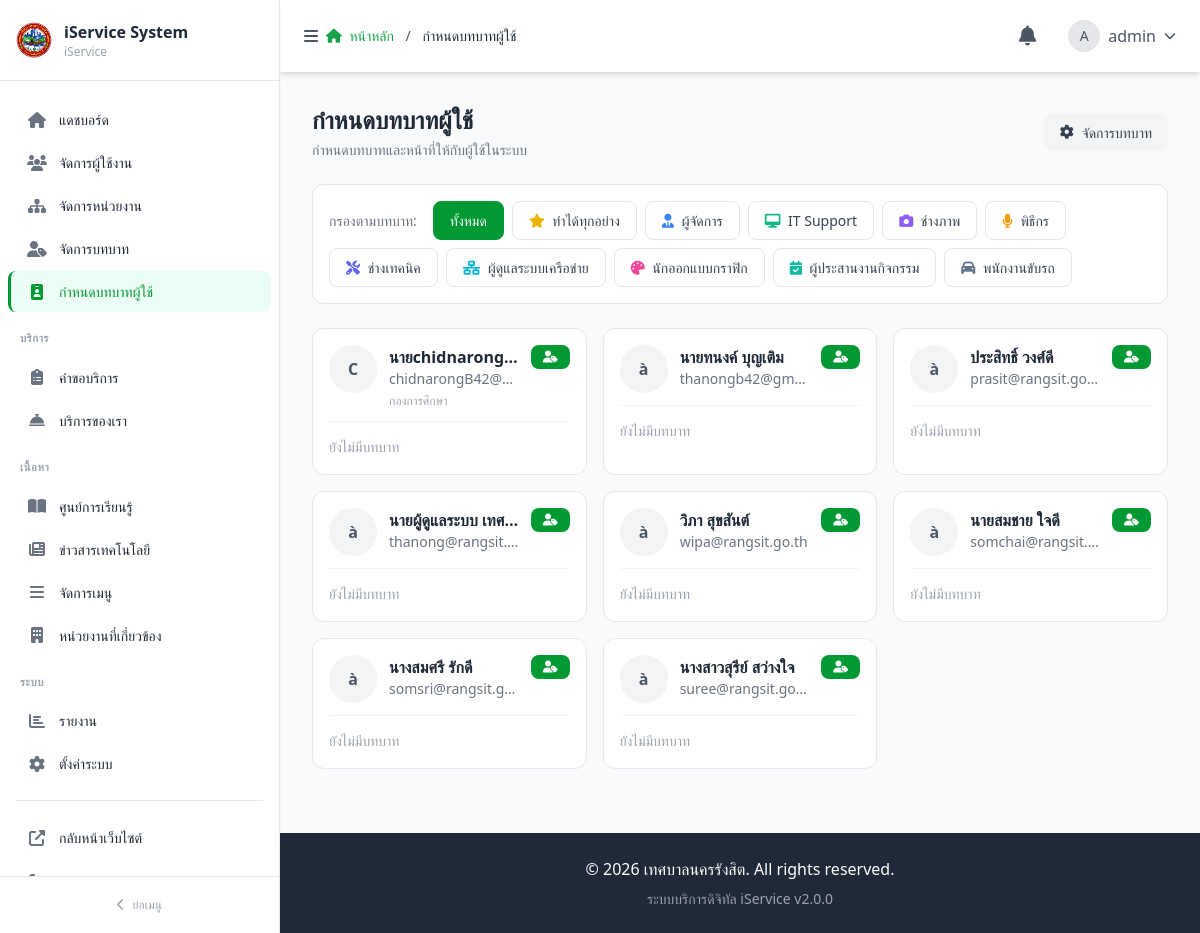
Screenshot of /admin/user_roles.php (signed in) with the database file from the repository.
### tables this page shows
CREATE TABLE `users` (
  `user_id` int(11) NOT NULL COMMENT 'รหัสผู้ใช้',
  `prefix_id` int(11) DEFAULT NULL COMMENT 'รหัสคำนำหน้าชื่อ (FK to prefixes)',
  `username` varchar(50) NOT NULL COMMENT 'ชื่อผู้ใช้สำหรับ login',
  `first_name` varchar(100) NOT NULL COMMENT 'ชื่อ',
  `last_name` varchar(100) NOT NULL COMMENT 'นามสกุล',
  `email` varchar(255) NOT NULL COMMENT 'อีเมล',
  `phone` varchar(20) DEFAULT NULL COMMENT 'เบอร์โทรศัพท์',
  `password` varchar(255) NOT NULL COMMENT 'รหัสผ่าน (hashed)',
  `role` enum('admin','staff','user') DEFAULT 'user' COMMENT 'บทบาท: admin=ผู้ดูแล, staff=เจ้าหน้าที่, user=ผู้ใช้ทั่วไป',
  `status` enum('active','inactive','suspended') DEFAULT 'active' COMMENT 'สถานะ: active=ใช้งาน, inactive=ไม่ใช้งาน, suspended=ระงับ',
  `department_id` int(11) DEFAULT NULL COMMENT 'รหัสหน่วยงาน (FK to departments)',
  `position` varchar(100) DEFAULT NULL COMMENT 'ตำแหน่ง',
  `profile_image` varchar(255) DEFAULT NULL COMMENT 'รูปโปรไฟล์',
  `last_login` datetime DEFAULT NULL COMMENT 'เข้าสู่ระบบครั้งล่าสุด',
  `created_at` datetime DEFAULT current_timestamp() COMMENT 'วันที่สร้าง',
  `updated_at` datetime DEFAULT current_timestamp() ON UPDATE current_timestamp() COMMENT 'วันที่อัปเดต'
);

CREATE TABLE IF NOT EXISTS `roles` (
    `role_id` INT(11) NOT NULL AUTO_INCREMENT,
    `role_code` VARCHAR(50) NOT NULL UNIQUE COMMENT 'รหัสบทบาท เช่น photographer, mc, manager',
    `role_name` VARCHAR(100) NOT NULL COMMENT 'ชื่อบทบาท เช่น ช่างภาพ, พิธีกร',
    `role_icon` VARCHAR(50) DEFAULT 'fa-user-tag' COMMENT 'Font Awesome icon',
    `role_color` VARCHAR(20) DEFAULT '#6b7280' COMMENT 'สีของ badge',
    `description` TEXT DEFAULT NULL COMMENT 'คำอธิบายบทบาท',
    `can_assign` TINYINT(1) DEFAULT 0 COMMENT 'สามารถมอบหมายงานให้ผู้อื่นได้',
    `can_be_assigned` TINYINT(1) DEFAULT 1 COMMENT 'สามารถรับมอบหมายงานได้',
    `is_active` TINYINT(1) DEFAULT 1,
    `display_order` INT(11) DEFAULT 0,
    `created_at` TIMESTAMP DEFAULT CURRENT_TIMESTAMP,
    `updated_at` TIMESTAMP DEFAULT CURRENT_TIMESTAMP ON UPDATE CURRENT_TIMESTAMP,
    PRIMARY KEY (`role_id`),
    UNIQUE KEY `idx_role_code` (`role_code`),
    KEY `idx_active` (`is_active`)
);

CREATE TABLE `prefixes` (
  `prefix_id` int(11) NOT NULL,
  `prefix_name` varchar(100) NOT NULL,
  `prefix_short` varchar(50) DEFAULT NULL,
  `prefix_type` enum('general','military_army','military_navy','military_air','police','academic') DEFAULT 'general',
  `is_active` tinyint(1) DEFAULT 1,
  `display_order` int(11) DEFAULT 0
);

CREATE TABLE `departments` (
  `department_id` int(11) NOT NULL COMMENT 'รหัสหน่วยงาน/แผนก',
  `parent_department_id` int(11) DEFAULT NULL COMMENT 'รหัสหน่วยงานแม่ (เชื่อมต่อกับ department_id)',
  `department_code` varchar(20) NOT NULL COMMENT 'รหัสหน่วยงาน',
  `department_name` varchar(255) NOT NULL COMMENT 'ชื่อหน่วยงาน/แผนก',
  `short_name` varchar(5) DEFAULT NULL COMMENT 'ชื่อย่อหน่วยงาน (5 ตัวอักษร)',
  `level` tinyint(1) NOT NULL DEFAULT 1 COMMENT 'ระดับชั้น: 1=สำนัก/กอง, 2=ส่วน, 3=ฝ่าย/กลุ่มงาน, 4=งาน',
  `level_type` varchar(50) DEFAULT NULL COMMENT 'ชนิด: สำนัก, กอง, ส่วน, ฝ่าย, กลุ่มงาน, งาน',
  `manager_user_id` int(11) DEFAULT NULL COMMENT 'หัวหน้าหน่วยงาน',
  `building` varchar(100) DEFAULT NULL COMMENT 'อาคาร',
  `floor` varchar(50) DEFAULT NULL COMMENT 'ชั้น',
  `phone` varchar(20) DEFAULT NULL COMMENT 'เบอร์โทรศัพท์',
  `email` varchar(100) DEFAULT NULL COMMENT 'อีเมล',
  `budget_code` varchar(50) DEFAULT NULL COMMENT 'รหัสงบประมาณ',
  `status` enum('active','inactive') DEFAULT 'active' COMMENT 'สถานะการใช้งาน',
  `created_at` timestamp NOT NULL DEFAULT current_timestamp(),
  `updated_at` timestamp NOT NULL DEFAULT current_timestamp() ON UPDATE current_timestamp()
);

### admin/user_roles.php (the view, shortened to what this page needs)
<?php
require_once '../config/database.php';
$breadcrumb = [
    ['label' => 'หน้าหลัก', 'icon' => 'fa-home', 'url' => 'admin_dashboard.php'],
    ['label' => 'กำหนดบทบาทผู้ใช้']
];
$user = [
    'username' => $_SESSION['username'] ?? 'Admin',
    'role' => $_SESSION['role'] ?? 'admin'
];
$filter_role = isset($_GET['role']) ? intval($_GET['role']) : 0;
$roles_query = $conn->query("SELECT * FROM roles WHERE is_active = 1 ORDER BY display_order ASC, role_name ASC");
$roles = [];
while ($row = $roles_query->fetch_assoc()) {
    $roles[] = $row;
}
$users_sql = "
    SELECT u.user_id, u.username, u.first_name, u.last_name, u.email, u.profile_image, u.status,
           p.prefix_name, d.department_name,
           GROUP_CONCAT(DISTINCT r.role_name ORDER BY ur.is_primary DESC, r.display_order ASC SEPARATOR ', ') as role_names,
           GROUP_CONCAT(DISTINCT r.role_id ORDER BY ur.is_primary DESC SEPARATOR ',') as role_ids
    FROM users u
    LEFT JOIN prefixes p ON u.prefix_id = p.prefix_id
    LEFT JOIN departments d ON u.department_id = d.department_id
    LEFT JOIN user_roles ur ON u.user_id = ur.user_id AND ur.is_active = 1
    LEFT JOIN roles r ON ur.role_id = r.role_id AND r.is_active = 1
    WHERE u.status = 'active'
";
$users_sql .= " GROUP BY u.user_id ORDER BY u.first_name ASC";
$users_query = $conn->query($users_sql);
$users = [];
while ($row = $users_query->fetch_assoc()) {
    $users[] = $row;
}
include 'admin-layout/header.php';
include 'admin-layout/sidebar.php';
include 'admin-layout/topbar.php';
?>
<div>
    <div class="flex flex-col sm:flex-row sm:items-center sm:justify-between gap-4 mb-6">
        <div>
            <h1 class="text-2xl font-semibold text-gray-800">กำหนดบทบาทผู้ใช้</h1>
            <p class="text-gray-500 text-sm mt-1">กำหนดบทบาทและหน้าที่ให้กับผู้ใช้ในระบบ</p>
        </div>
        <a href="roles_manager.php" class="btn btn-secondary">
            <i class="fas fa-cog"></i>
            จัดการบทบาท
        </a>
    </div>
    <div class="bg-white border border-gray-200 rounded-xl p-4 mb-6">
        <div class="flex items-center gap-2 flex-wrap">
            <span class="text-sm text-gray-500 mr-2">กรองตามบทบาท:</span>
            <a href="user_roles.php" class="filter-btn <?= $filter_role == 0 ? 'active' : '' ?>">
                ทั้งหมด
            </a>
            <?php foreach ($roles as $role): ?>
            <a href="user_roles.php?role=<?= $role['role_id'] ?>"
               class="filter-btn <?= $filter_role == $role['role_id'] ? 'active' : '' ?>">
                <i class="fas <?= $role['role_icon'] ?> mr-1" style="color: <?= $filter_role == $role['role_id'] ? 'white' : $role['role_color'] ?>"></i>
                <?= htmlspecialchars($role['role_name']) ?>
            </a>
            <?php endforeach; ?>
        </div>
    </div>
    <div class="grid grid-cols-1 md:grid-cols-2 lg:grid-cols-3 gap-4">
        <?php foreach ($users as $u): ?>
        <div class="user-card" data-user-id="<?= $u['user_id'] ?>">
            <div class="flex items-start gap-3">
                <?php if (!empty($u['profile_image']) && file_exists('../' . $u['profile_image'])): ?>
                <div class="user-avatar">
                    <img src="../<?= htmlspecialchars($u['profile_image']) ?>" alt="">
                </div>
                <?php else: ?>
                <div class="user-avatar bg-gray-100 text-gray-600">
                    <?= strtoupper(substr($u['first_name'] ?? $u['username'], 0, 1)) ?>
                </div>
                <?php endif; ?>
                <div class="flex-1 min-w-0">
                    <h3 class="font-semibold text-gray-800 truncate">
                        <?= htmlspecialchars(($u['prefix_name'] ?? '') . ($u['first_name'] ?? '') . ' ' . ($u['last_name'] ?? '')) ?>
                    </h3>
                    <p class="text-sm text-gray-500 truncate"><?= htmlspecialchars($u['email']) ?></p>
                    <?php if ($u['department_name']): ?>
                    <p class="text-xs text-gray-400 mt-1"><?= htmlspecialchars($u['department_name']) ?></p>
                    <?php endif; ?>
                </div>
                <button onclick="openAssignModal(<?= $u['user_id'] ?>, '<?= htmlspecialchars(addslashes($u['first_name'] . ' ' . $u['last_name'])) ?>', '<?= $u['role_ids'] ?? '' ?>')"
                        class="btn btn-sm btn-primary">
                    <i class="fas fa-user-tag"></i>
                </button>
            </div>
            <div class="mt-3 pt-3 border-t border-gray-100">
                <?php if ($u['role_names']): ?>
                    <?php
                    $role_ids = explode(',', $u['role_ids'] ?? '');
                    $role_names = explode(', ', $u['role_names']);
                    foreach ($role_ids as $idx => $rid):
                        $role = array_filter($roles, fn($r) => $r['role_id'] == $rid);
                        $role = reset($role);
                        if ($role):
                    ?>
                    <span class="role-tag" style="background: <?= $role['role_color'] ?>20; color: <?= $role['role_color'] ?>;">
                        <i class="fas <?= $role['role_icon'] ?>"></i>
                        <?= htmlspecialchars($role['role_name']) ?>
                    </span>
                    <?php
                        endif;
                    endforeach;
                    ?>
                <?php else: ?>
                    <span class="text-sm text-gray-400">ยังไม่มีบทบาท</span>
                <?php endif; ?>
            </div>
        </div>
        <?php endforeach; ?>
    </div>
</div>
<?php include 'admin-layout/footer.php'; ?>

### admin/admin-layout/topbar.php (shortened to what this page needs)
<?php
$breadcrumb = $breadcrumb ?? [
    ['label' => 'หน้าหลัก', 'icon' => 'fa-home'],
    ['label' => $page_title ?? 'แดชบอร์ด']
];
$current_user_profile_image = $_SESSION['profile_image'] ?? null;
if (!$current_user_profile_image && isset($conn) && isset($_SESSION['user_id'])) {
    $profile_query = $conn->query("SELECT profile_image FROM users WHERE user_id = " . intval($_SESSION['user_id']));
    if ($profile_query && $profile_row = $profile_query->fetch_assoc()) {
        $current_user_profile_image = $profile_row['profile_image'];
    }
}
?>
<div id="mainContent" class="main-content-transition ml-0 lg:ml-[280px] min-h-screen">
    <nav class="bg-white shadow-md sticky top-0 z-30">
        <div class="flex items-center justify-between px-4 py-3">
            <button onclick="toggleSidebar()" class="hidden lg:flex items-center space-x-2 text-gray-600 hover:text-gray-900 p-2 rounded-lg hover:bg-gray-100">
                <i class="fas fa-bars"></i>
            </button>
            <div class="flex-1 hidden md:block">
                <nav class="text-gray-600 text-sm">
                    <?php foreach ($breadcrumb as $index => $item): ?>
                        <?php if ($index > 0): ?>
                            <span class="mx-2">/</span>
                        <?php endif; ?>
                        <?php if ($index === count($breadcrumb) - 1): ?>
                            <span class="font-medium text-gray-800">
                                <?php echo htmlspecialchars($item['label']); ?>
                            </span>
                        <?php else: ?>
                            <?php if (isset($item['url'])): ?>
                                <a href="<?php echo $item['url']; ?>" class="text-green-600 hover:text-teal-700">
                                    <?php if (isset($item['icon'])): ?>
                                        <i class="fas <?php echo $item['icon']; ?> mr-1"></i>
                                    <?php endif; ?>
                                    <?php echo htmlspecialchars($item['label']); ?>
                                </a>
                            <?php endif; ?>
                        <?php endif; ?>
                    <?php endforeach; ?>
                </nav>
            </div>
            <div class="flex items-center space-x-4">
                <button class="relative text-gray-600 hover:text-gray-900 p-2 rounded-lg hover:bg-gray-100" title="การแจ้งเตือน">
                    <i class="fas fa-bell text-xl"></i>
                </button>
                <div class="relative">
                    <button onclick="toggleUserDropdown()" class="flex items-center space-x-2 text-gray-600 hover:text-gray-900 p-2 rounded-lg hover:bg-gray-100">
                        <?php if (!empty($current_user_profile_image) && file_exists('../' . $current_user_profile_image)): ?>
                            <img src="../<?php echo htmlspecialchars($current_user_profile_image); ?>"
                                 alt="<?php echo htmlspecialchars($user['username'] ?? 'Admin'); ?>"
                                 class="w-8 h-8 rounded-full object-cover">
                        <?php else: ?>
                            <div class="w-8 h-8 bg-gray-200 rounded-full flex items-center justify-center text-gray-600 font-medium text-sm">
                                <?php echo strtoupper(substr($user['username'] ?? 'A', 0, 1)); ?>
                            </div>
                        <?php endif; ?>
                        <span class="hidden md:block font-medium"><?php echo htmlspecialchars($user['username'] ?? 'Admin'); ?></span>
                        <i class="fas fa-chevron-down text-xs"></i>
                    </button>
                </div>
            </div>
        </div>
    </nav>
    <main class="p-4 md:p-6 lg:p-8">

### admin/admin-layout/header.php (style rules this page uses)
.btn-primary { background-color: #009933 !important; border-color: #009933 !important; color: white !important; }
.main-content-transition { transition: margin-left 0.3s ease-in-out; }

### admin/admin-layout/sidebar.php (style rules this page uses)
:root { --sidebar-bg: #ffffff; --sidebar-border: #e5e7eb; --sidebar-text: #1f2937; --sidebar-text-muted: #6b7280; --sidebar-hover: #f3f4f6; --sidebar-active-bg: #ecfdf5; --sidebar-active-text: #009933; --sidebar-active-border: #009933; --sidebar-section-text: #9ca3af; }

### admin/user_roles.php (style rules this page uses)
.user-card { background: white; border: 1px solid #e5e7eb; border-radius: 0.75rem; padding: 1rem; transition: all 0.2s ease; }
.user-avatar { width: 3rem; height: 3rem; border-radius: 50%; display: flex; align-items: center; justify-content: center; font-weight: 600; font-size: 1rem; overflow: hidden; }
.btn { padding: 0.5rem 1rem; border: none; border-radius: 0.5rem; font-size: 0.875rem; font-weight: 500; cursor: pointer; transition: all 0.15s ease; display: inline-flex; align-items: center; justify-content: center; gap: 0.5rem; }
.btn-primary { background-color: #009933; color: white; }
.btn-secondary { background-color: #f3f4f6; color: #374151; }
.btn-sm { padding: 0.375rem 0.75rem; font-size: 0.75rem; }
.filter-btn { padding: 0.5rem 1rem; border: 1px solid #e5e7eb; border-radius: 0.5rem; background: white; color: #374151; font-size: 0.875rem; cursor: pointer; transition: all 0.15s ease; }
.filter-btn.active { background: #009933; border-color: #009933; color: white; }

### rows the page displays
users: username "A", username "admin", first_name "à", prefix+first_name+last_name "นายผู้ดูแลระบบ เทศ…", email "thanong@rangsit.…"
roles: role_name "ทำได้ทุกอย่าง"
roles: role_name "ผู้จัดการ"
roles: role_name "IT Support"
roles: role_name "ช่างภาพ"
roles: role_name "พิธีกร"
roles: role_name "ช่างเทคนิค"
roles: role_name "ผู้ดูแลระบบเครือข่าย"
roles: role_name "นักออกแบบกราฟิก"
roles: role_name "ผู้ประสานงานกิจกรรม"
roles: role_name "พนักงานขับรถ"
users: first_name "C", prefix+first_name+last_name "นายchidnarong…", email "chidnarongB42@…", department.department_name "กองการศึกษา"
users: first_name "à", prefix+first_name+last_name "นายทนงค์ บุญเติม", email "thanongb42@gm…"
users: first_name "à", last_name "ประสิทธิ์ วงศ์ดี", email "prasit@rangsit.go…"
users: first_name "à", last_name "วิภา สุขสันต์", email "wipa@rangsit.go.th"
users: first_name "à", prefix+first_name+last_name "นายสมชาย ใจดี", email "somchai@rangsit.…"
users: first_name "à", prefix+first_name+last_name "นางสมศรี รักดี", email "somsri@rangsit.g…"
users: first_name "à", prefix+first_name+last_name "นางสาวสุรีย์ สว่างใจ", email "suree@rangsit.go…"

### other values shown
$sidebar_app_name "iService System"
$sidebar_org_name "iService"
$item['label'] "แดชบอร์ด"
$item['label'] "จัดการผู้ใช้งาน"
$item['label'] "จัดการหน่วยงาน"
$item['label'] "จัดการบทบาท"
$item['label'] "กำหนดบทบาทผู้ใช้"
$group['label'] "บริการ"
$item['label'] "คำขอบริการ"
$item['label'] "บริการของเรา"
$group['label'] "เนื้อหา"
$item['label'] "ศูนย์การเรียนรู้"
$item['label'] "ข่าวสารเทคโนโลยี"
$item['label'] "จัดการเมนู"
$item['label'] "หน่วยงานที่เกี่ยวข้อง"
